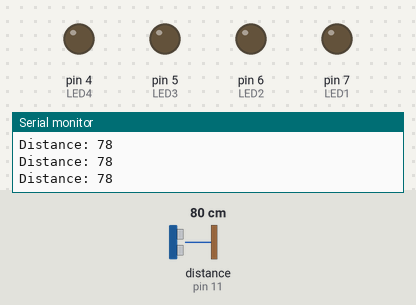
Recording of a sketch running on a simulated Arduino Uno, built with avr-gcc and run on an emulated ATmega328P. Shown: output pins drawn as LEDs (lit = HIGH), the last lines printed to the serial monitor. Wiring (inferred from the names in the program): ultrasonic range finder: trigger pin 12; echo pin 11. The test bench sets the inputs (shaded band); at power-on: distance to the obstacle (sensor on pin 11) 80 cm. The echo pulse lasts 58.3 µs per cm; pins used as bus, display or sensor lines are not drawn.

Above: at 1.2 s.
1.3 s: distance to the obstacle (sensor on pin 11) set to 33 cm
2.8 s: distance to the obstacle (sensor on pin 11) set to 27 cm
At 3.7 s:
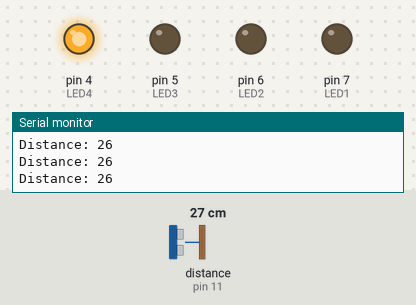
4.3 s: distance to the obstacle (sensor on pin 11) set to 19 cm
At 5.6 s:
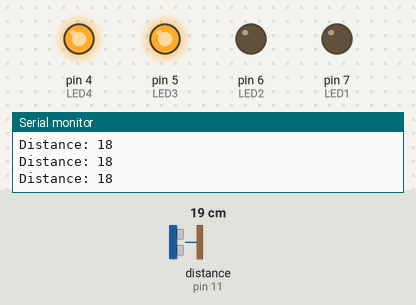
5.9 s: distance to the obstacle (sensor on pin 11) set to 17 cm
7.4 s: distance to the obstacle (sensor on pin 11) set to 14 cm
At 8.7 s:
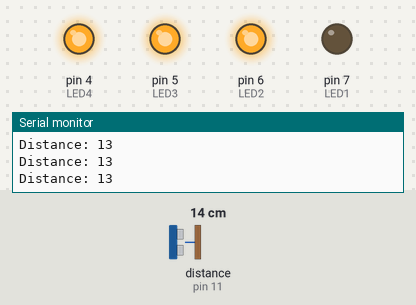
9.0 s: distance to the obstacle (sensor on pin 11) set to 18 cm
At 10.5 s:
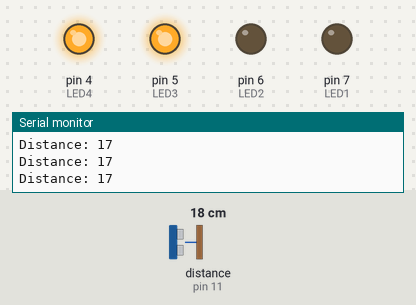
Timing chart, 0 to 11.6 s (numbered marks = the images above; inputs shaded):
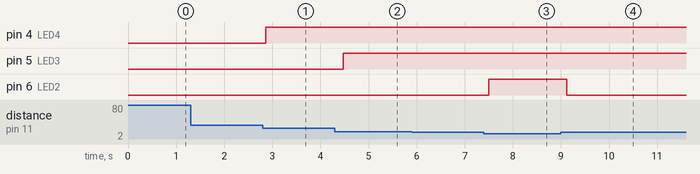

Measured:
- the behaviour switches between 30 and 29 cm on distance to the obstacle (sensor on pin 11) (found by bisection; images 0 and 1)
- the behaviour switches between 23 and 22 cm on distance to the obstacle (sensor on pin 11) (found by bisection; images 1 and 2)
- the behaviour switches between 16 and 15 cm on distance to the obstacle (sensor on pin 11) (found by bisection; images 2 and 3)
- after the input at 2.8 s, pin 4 (LED4): LOW → HIGH after 0.06 s
- after the input at 4.3 s, pin 5 (LED3): LOW → HIGH after 0.18 s
- after the input at 7.4 s, pin 6 (LED2): LOW → HIGH after 0.10 s
- after the input at 9.0 s, pin 6 (LED2): HIGH → LOW after 0.12 s

The sketch:

Source_code.ino
```cpp
const int trig = 12;
const int echo = 11;
const int LED1 = 7;
const int LED2 = 6;
const int LED3 = 5;
const int LED4 = 4;

long duration;
int distance;

void setup() {
  pinMode(trig, OUTPUT);
  pinMode(echo, INPUT);
  pinMode(LED1, OUTPUT);
  pinMode(LED2, OUTPUT);
  pinMode(LED3, OUTPUT);
  pinMode(LED4, OUTPUT);
  Serial.begin(9600);
}

void loop() {
  digitalWrite(trig, LOW);
  delayMicroseconds(2);
  digitalWrite(trig, HIGH);
  delayMicroseconds(10);
  digitalWrite(trig, LOW);

  duration = pulseIn(echo, HIGH);
  distance = duration * 0.034 / 2;

  Serial.print("Distance: ");
  Serial.println(distance);

  digitalWrite(LED1, distance <= 7 ? HIGH : LOW);
  digitalWrite(LED2, distance <= 14 ? HIGH : LOW);
  digitalWrite(LED3, distance <= 21 ? HIGH : LOW);
  digitalWrite(LED4, distance <= 28 ? HIGH : LOW);

  delay(200);
}
```
